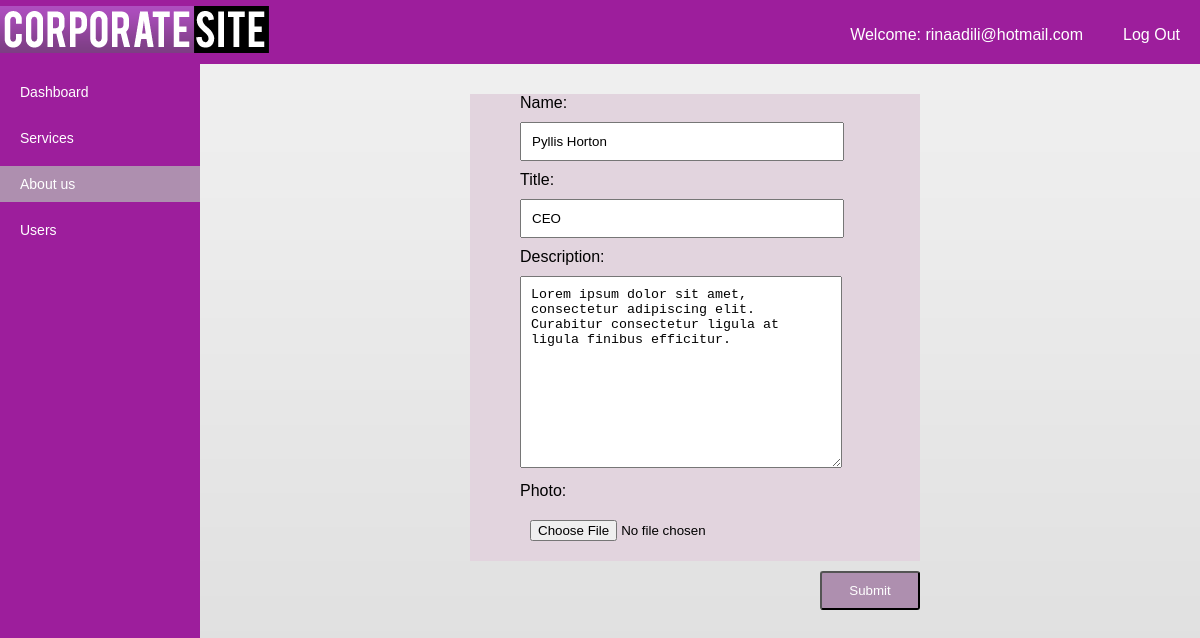
Screenshot of /CRUD/edit_aboutemp.php?id=1 (signed in) with the database file from the repository.
### tables this page shows
CREATE TABLE `user` (
  `id` int(100) NOT NULL,
  `name` varchar(100) NOT NULL,
  `surname` varchar(50) NOT NULL,
  `email` varchar(100) NOT NULL,
  `password` varchar(100) NOT NULL,
  `type` enum('admin','user') NOT NULL DEFAULT 'user'
);

CREATE TABLE `aboutusemp` (
  `id` int(11) NOT NULL,
  `name` varchar(50) NOT NULL,
  `title` varchar(50) NOT NULL,
  `description` varchar(200) NOT NULL,
  `photo` varchar(500) NOT NULL
);

### functions/session.php (called while the page is built, shortened)
<?php
$conn = mysqli_connect("localhost", "root", "", "corporate");
$user_check = $_SESSION['login_user'];
$query = "SELECT email,type from user where email = '$user_check'";
$ses_sql = mysqli_query($conn, $query);
$row = mysqli_fetch_assoc($ses_sql);
$login_session = $row['email'];
?>

### CRUD/edit_aboutemp.php (the view, shortened to what this page needs)
<?php
    include('../functions/session.php');
    $timestamp = date("YmdHis");
    if(isset($_GET['id'])){
        $id = $_GET['id'];
    }
    $query = "SELECT * from aboutusemp where id=?";
    $stmt = $conn->prepare($query);
    $stmt->bind_param("i", $id);
    $stmt->execute();
    $stmt->bind_result($id,$name,$title,$description,$photo);
?>
<!DOCTYPE html>
<html>
<head>
   <link href="../css/style.css?v=<?php echo $timestamp;?>" rel="stylesheet" type="text/css">
</head>
<body>
    <div id="topbar">
        <a href="#"><img src="../images/logo.png"></a>
        <p><a href="../functions/logout.php">Log Out</a></p>
        <p>Welcome: <?php echo $login_session; ?></p>
    </div>
    <div id="sidebar">
        <ul>
            <li><a href="../adminpanel.php">Dashboard</a></li>
            <li><a href="services.php">Services</a></li>
            <li class="active"><a href="about.php">About us</a></li>
            <li><a href="users.php">Users</a></li>
        </ul>
    </div>
    <div id="mainContent">
        <form id="editAboutEmp" method="post" id="editServices" enctype="multipart/form-data" onsubmit ="return validate()">
            <label>Name:</label><br>
            <input type="text" name="name" value="<?php echo $name ?>" placeholder="Enter name"><br>
            <label>Title:</label><br>
            <input type="text" name="title" value="<?php echo $title ?>" placeholder="Enter title"><br>
            <label>Description:</label><br>
            <textarea name="description" id="text" placeholder="Type your description..."><?php echo $description; ?></textarea><br>
            <label>Photo:</label><br>
            <input type="file" name="fileToUpload" accept="image/*" id="photo"><br>
            <input type="submit" name="submit" value="Submit" class="btnedit">
        </form>
    </div>
</body>
</html>

### css/style.css (style rules this page uses)
* { margin: 0; padding: 0; list-style: none; list-style: none; text-decoration: none; }
body { background: #d8d8d8 url(../images/bg.jpg) repeat-x top center; color: #fff; border-top: 6px solid #9d1e9c; box-sizing: border-box; font-family: Arial, Helvetica, sans-serif; min-width: 960px; }
#topbar { background: #9d1e9c; display: block; overflow: hidden; }
#topbar p { float: right; padding: 10px; margin: 10px 10px; color: #fff; }
#topbar p a { color: #fff; }
#sidebar { float: left; width: 200px; background: #9d1e9c; color: #fff; position: absolute; font-family:"Arial", "Sans-serif"; font-size: 14px; margin-bottom: -101%; padding-bottom: 101%; }
#sidebar ul { list-style: none; padding: 0; }
#sidebar ul li { margin: 10px 0px; padding: 10px 0px; color: #fff; }
#sidebar ul li a { color: #fff; text-decoration: none; padding: 0; margin: 0px 20px; }
#sidebar ul .active { background: #ae8faf; }
#mainContent { color: #000; position: relative; margin-top: 30px; margin-left: 220px; text-align: center; }
.btnedit { background: #ae8faf; color: #fff; text-decoration: none; border-radius: 3px; padding: 10px; float: right; margin-right: 50px; }
#editAboutEmp { text-align: left; width: 400px; background-color: #e2d4de; margin-left: 250px; padding-left: 50px; }
#editAboutEmp input,#editAboutEmp textarea { width: 300px; padding: 10px; margin: 10px 0px; }
#editAboutEmp textarea { min-height: 170px; max-height: 170px; min-width: 300px; max-width: 300px; }
#editAboutEmp input[type=submit] { width: 100px; }

### rows the page displays
user: email "rinaadili@hotmail.com"
aboutusemp: name "Pyllis Horton", title "CEO", description "Lorem ipsum dolor sit amet, consectetur adipiscing elit. Curabitur consectetur ligula at ligula finibus efficitur."
